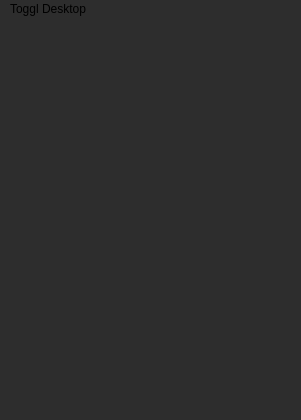
<?xml version="1.0" encoding="UTF-8"?>
<ui version="4.0">
 <class>MainWindowController</class>
 <widget class="QMainWindow" name="MainWindowController">
  <property name="geometry">
   <rect>
    <x>0</x>
    <y>0</y>
    <width>301</width>
    <height>420</height>
   </rect>
  </property>
  <property name="minimumSize">
   <size>
    <width>300</width>
    <height>420</height>
   </size>
  </property>
  <property name="windowTitle">
   <string>Toggl Desktop</string>
  </property>
  <property name="autoFillBackground">
   <bool>false</bool>
  </property>
  <property name="styleSheet">
   <string notr="true">background-color: rgb(45, 45, 45);</string>
  </property>
  <widget class="QWidget" name="centralWidget"/>
  <widget class="QMenuBar" name="menuBar">
   <property name="geometry">
    <rect>
     <x>0</x>
     <y>0</y>
     <width>301</width>
     <height>25</height>
    </rect>
   </property>
   <property name="nativeMenuBar">
    <bool>false</bool>
   </property>
   <widget class="QMenu" name="menuToggl_Desktop">
    <property name="title">
     <string>Toggl Desktop</string>
    </property>
    <addaction name="actionNew"/>
    <addaction name="actionContinue"/>
    <addaction name="actionStop"/>
    <addaction name="separator"/>
    <addaction name="actionSync"/>
    <addaction name="actionReports"/>
    <addaction name="actionPreferences"/>
    <addaction name="separator"/>
    <addaction name="actionAbout"/>
    <addaction name="actionSend_Feedback"/>
    <addaction name="actionHelp"/>
    <addaction name="actionLogout"/>
    <addaction name="actionClear_Cache"/>
    <addaction name="actionQuit"/>
   </widget>
   <addaction name="menuToggl_Desktop"/>
  </widget>
  <widget class="QStatusBar" name="statusBar"/>
  <action name="actionNew">
   <property name="text">
    <string>New</string>
   </property>
  </action>
  <action name="actionContinue">
   <property name="text">
    <string>Continue</string>
   </property>
  </action>
  <action name="actionStop">
   <property name="text">
    <string>Stop</string>
   </property>
  </action>
  <action name="actionShow">
   <property name="text">
    <string>Show</string>
   </property>
  </action>
  <action name="actionSync">
   <property name="text">
    <string>Sync</string>
   </property>
  </action>
  <action name="actionReports">
   <property name="text">
    <string>Reports</string>
   </property>
  </action>
  <action name="actionPreferences">
   <property name="text">
    <string>Preferences</string>
   </property>
  </action>
  <action name="actionAbout">
   <property name="text">
    <string>About</string>
   </property>
  </action>
  <action name="actionSend_Feedback">
   <property name="text">
    <string>Send Feedback</string>
   </property>
  </action>
  <action name="actionLogout">
   <property name="text">
    <string>Logout</string>
   </property>
  </action>
  <action name="actionQuit">
   <property name="text">
    <string>Quit</string>
   </property>
  </action>
  <action name="actionClear_Cache">
   <property name="text">
    <string>Clear Cache</string>
   </property>
  </action>
  <action name="actionHelp">
   <property name="text">
    <string>Help</string>
   </property>
  </action>
 </widget>
 <layoutdefault spacing="6" margin="11"/>
 <resources/>
 <connections/>
</ui>
